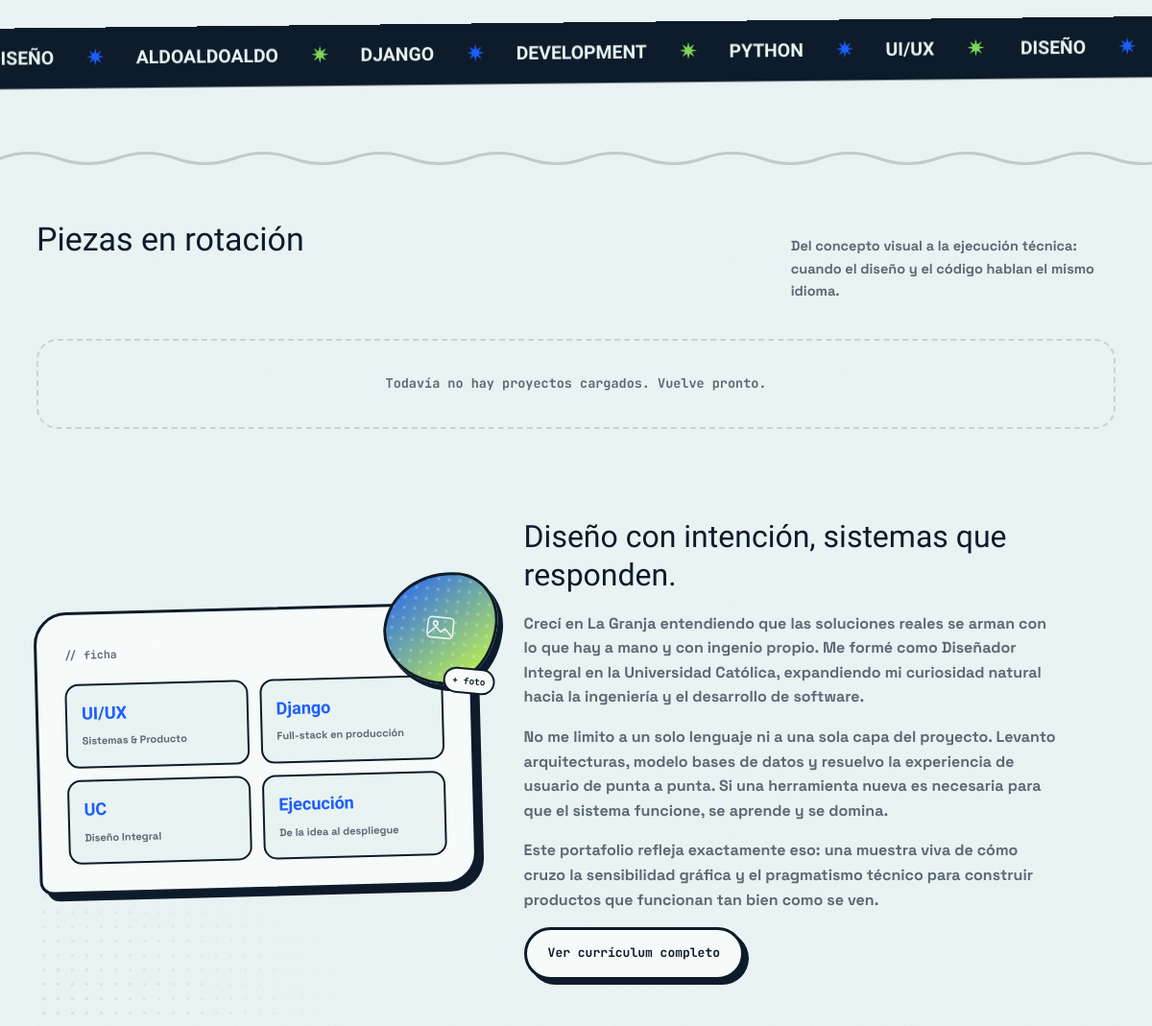
/ (middle part), run on an earlier commit of the app's database.
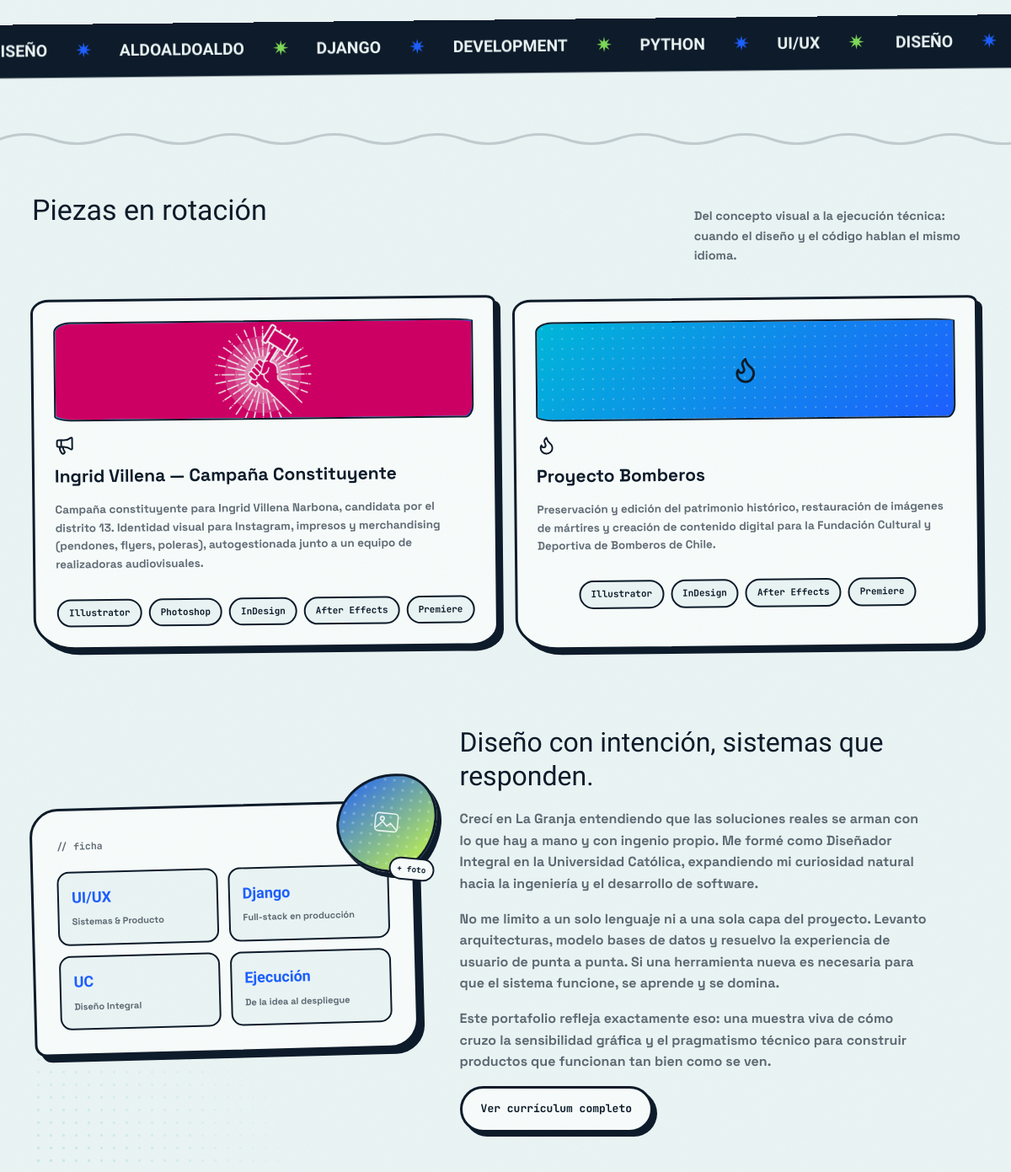
And on a later commit of the database.
### core/models.py (models this page shows, shortened)
class Proyecto(models.Model):
    titulo = models.CharField(max_length=200)
    slug = models.SlugField(unique=True, blank=True)
    icono_lucide = models.CharField(
        max_length=50,
        default="folder",
        help_text="Nombre del icono de Lucide (ejemplo: 'folder', 'code', 'user', etc.)"
    )
    imagen = models.ImageField(upload_to='proyectos/', blank=True, null=True)
    descripcion_corta = models.TextField(max_length=300, help_text="Para la card del Home")
    contenido_html = models.TextField('Contenido Detallado HTML')
    habilidades = models.ManyToManyField('Habilidad', related_name='proyectos', blank=True)
    orden = models.PositiveIntegerField(default=0)
    class Meta:
        ordering = ['orden']

class Habilidad(models.Model):
    nombre = models.CharField(max_length=100)
    nivel = models.PositiveIntegerField(help_text="Nivel de habilidad del 1 al 100")
    categoria = models.CharField(max_length=50, choices=[('Desarrollo', 'Desarrollo'), ('Diseño', 'Diseño'), ('Otros', 'Otros')])
    orden = models.PositiveIntegerField(default=0)
    class Meta:
        ordering = ['orden']

### core/views.py (the view)
# urls.py: 2. Add a URL to urlpatterns:  path('', views.home, name='home')
def home(request):
    proyectos = Proyecto.objects.all()
    experiencias = Experiencia.objects.all()
    ultimo_cv = DocumentoCV.objects.first()
    if request.method == 'POST':
        form = ContactoForm(request.POST)
        if form.is_valid():
            form.save()
            messages.success(request, '¡Gracias por tu mensaje! Nos pondremos en contacto contigo pronto.')
            return redirect('home')
    else:
        form = ContactoForm()
    context = {
        'proyectos': proyectos,
        'experiencias': experiencias,
        'ultimo_cv': ultimo_cv,
        'form': form,
    }
    return render(request, 'core/index.html', context)

### core/templates/core/index.html (shortened to what this page needs)
{% extends "base.html" %}
{% load static %}
{% block content %}
  <section class="hero">
    <div class="sticker-stage">
      <div class="sticker-cluster">
        <div class="id-card pop-in" style="--r:2.5deg; animation-delay:.3s">
          <p class="id-bio"><b>Creador de una sola pieza. Fusiono branding, estrategia visual y código puro (Python/Java/PHP/+) en un solo flujo. Sin intermediarios, sin fracturas entre la idea y la máquina.</p>
        </div>
      </div>
    </div>
  </section>
  <div class="marquee-wrap">
    <div class="marquee">
      <span>DISEÑO</span><span class="acc">✷</span><span>ALDOALDOALDO</span><span class="acc2">✷</span><span>DJANGO</span><span class="acc">✷</span><span>DEVELOPMENT</span><span class="acc2">✷</span><span>PYTHON</span><span class="acc">✷</span><span>UI/UX</span><span class="acc2">✷</span>
      <span>DISEÑO</span><span class="acc">✷</span>
    </div>
  </div>
  <section class="section" id="proyectos">
  <div class="section-head">
    <h2>Piezas en rotación</h2>
    <p>Del concepto visual a la ejecución técnica: cuando el diseño y el código hablan el mismo idioma.</p>
  </div>
  <div class="bento">
    {% for proyecto in proyectos %}
      <a href="{% url 'detalle_proyecto' proyecto.slug %}" class="card-link-wrapper">
        <div class="card {% if forloop.first %}card-lg{% elif forloop.counter == 2 %}card-md{% else %}card-sm{% endif %}">
          {% if proyecto.imagen %}
            <div class="card-media">
              <img src="{{ proyecto.imagen.url }}" alt="{{ proyecto.titulo }}">
            </div>
          {% else %}
            <div class="card-media card-media--placeholder">
              <i data-lucide="{{ proyecto.icono_lucide|default:'folder' }}"></i>
            </div>
          {% endif %}
          <div class="card-header-icon">
            <i data-lucide="{{ proyecto.icono_lucide|default:'folder' }}"></i>
            <h3>{{ proyecto.titulo }}</h3>
          </div>
          <p>{{ proyecto.descripcion_corta }}</p>
          <div class="tag-row">
            {% for h in proyecto.habilidades.all %}
              <span class="tag-pill">{{ h.nombre }}</span>
            {% endfor %}
          </div>
        </div>
      </a>
    {% empty %}
      <div class="empty-note mono">Todavía no hay proyectos cargados. Vuelve pronto.</div>
    {% endfor %}
  </div>
</section>
  <section class="section" id="sobre-mi">
    <div class="halftone corner-bl" style="--dot:var(--violet)"></div>
    <div class="about">
      <div class="about-panel">
        <div class="about-photo-blob">
          <span class="media-tag mono">+ foto</span>
        </div>
        <span class="mono" style="font-size:11.5px; color:var(--text-lo);">// ficha</span>
        <div class="stat-row">
          <div class="stat"><b>UI/UX</b><span>Sistemas & Producto</span></div>
          <div class="stat"><b>Django</b><span>Full-stack en producción</span></div>
          <div class="stat"><b>UC</b><span>Diseño Integral</span></div>
          <div class="stat"><b>Ejecución</b><span>De la idea al despliegue</span></div>
        </div>
      </div>
      <div>
        <h2>Diseño con intención, sistemas que responden.</h2>
        <p>Crecí en La Granja entendiendo que las soluciones reales se arman con lo que hay a mano y con ingenio propio. Me formé como Diseñador Integral en la Universidad Católica, expandiendo mi curiosidad natural hacia la ingeniería y el desarrollo de software.</p>
        <p>No me limito a un solo lenguaje ni a una sola capa del proyecto. Levanto arquitecturas, modelo bases de datos y resuelvo la experiencia de usuario de punta a punta. Si una herramienta nueva es necesaria para que el sistema funcione, se aprende y se domina.</p>
        <p>Este portafolio refleja exactamente eso: una muestra viva de cómo cruzo la sensibilidad gráfica y el pragmatismo técnico para construir productos que funcionan tan bien como se ven.</p>
        <a href="{% url 'curriculum' %}" class="btn btn-ghost">Ver currículum completo</a>
      </div>
    </div>
  </section>
{% endblock %}

What changed in the data, as far as the page shows it:
added Proyecto: imagen (picture), titulo "Ingrid Villena — Campaña Constituyente", descripcion_corta "Campaña constituyente para Ingrid Villena Narbona, candidata por el distrito 13. Identidad visual para Instagram, impresos y merchandising (pendones, flyers, poleras), autogestionada junto a un equipo de realizadoras audiovisuales."
added Habilidad: nombre "Illustrator"
added Habilidad: nombre "Photoshop", shown under "Ingrid Villena — Campaña Constituyente"
added Habilidad: nombre "InDesign"
added Habilidad: nombre "After Effects"
added Habilidad: nombre "Premiere"
added Proyecto: titulo "Proyecto Bomberos", descripcion_corta "Preservación y edición del patrimonio histórico, restauración de imágenes de mártires y creación de contenido digital para la Fundación Cultural y Deportiva de Bomberos de Chile."
Also different on the page:
text no longer shown: "Todavía no hay proyectos cargados. Vuelve pronto."
